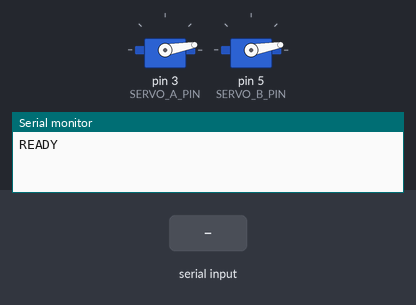
Recording of a sketch running on a simulated Arduino Uno, built with avr-gcc and run on an emulated ATmega328P. Shown: 2 × servo, the last lines printed to the serial monitor. The inputs (shaded band) are chosen by the test bench.

Above: at 1.2 s.
1.3 s: "P" received over Serial
At 2.3 s:
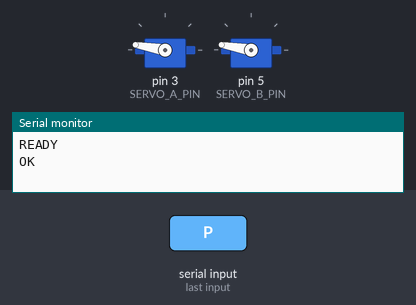
2.8 s: byte 51 ('3') received over Serial
At 3.5 s:
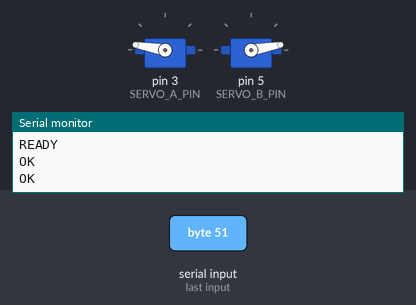
4.3 s: "R" received over Serial
At 4.6 s:
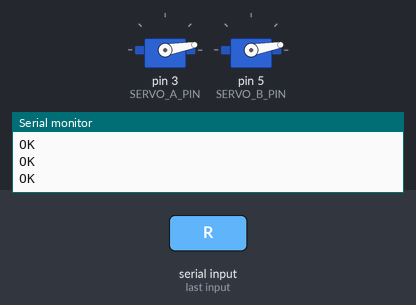
5.8 s: byte 52 ('4') received over Serial
At 7.0 s:
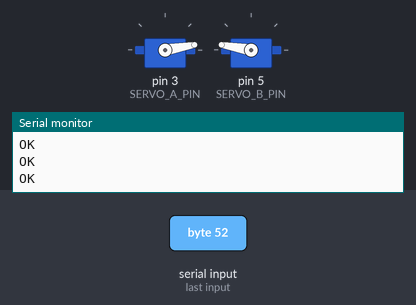
7.3 s: "r" received over Serial
At 8.1 s:
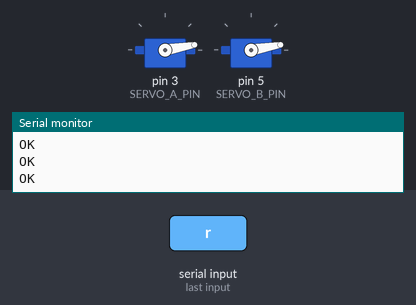
Timing chart, 0 to 9.8 s (numbered marks = the images above; inputs shaded):
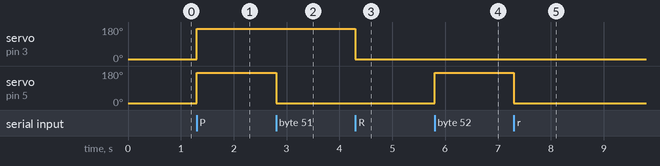

The sketch:

rps_robot_hand.ino
```cpp
/*
 * Rock-Paper-Scissors Robot Hand Controller (2-servo version)
 *
 * Receives a single character over serial from Python:
 *   'R' = Rock     (both servos clench — all fingers closed)
 *   'P' = Paper    (both servos relax — all fingers open)
 *   'S' = Scissors (servo 1 relax, servo 2 clench — index+middle out, rest folded)
 *   'N' = Neutral  (both clenched, same as Rock — rest position)
 *
 * Responds with 'OK\n' after reaching position.
 *
 * Wiring:
 *   Servo 1 (index + middle fingers)       -> D3
 *   Servo 2 (ring + pinky + thumb)         -> D5
 */

#include <Servo.h>

// ─── Pin assignments ───────────────────────────────────────
#define SERVO_A_PIN  3   // Index + middle fingers
#define SERVO_B_PIN  5   // Ring + pinky + thumb

// ─── Servo angle calibration ──────────────────────────────
// ENGAGED = the servo is pulling / clenching
// RELAXED = the servo is released / not pulling
// Adjust these to match your hand's actual range of motion.

#define SERVO_A_ENGAGED   10
#define SERVO_A_RELAXED  170

#define SERVO_B_ENGAGED   10
#define SERVO_B_RELAXED  170

// ─── Servo objects ─────────────────────────────────────────
Servo servoA;  // index + middle
Servo servoB;  // ring + pinky + thumb

// ─── Gesture definitions ──────────────────────────────────

void gestureRock() {
  // Both servos clench — full fist
  servoA.write(SERVO_A_ENGAGED);
  servoB.write(SERVO_B_ENGAGED);
}

void gesturePaper() {
  // Both servos relax — all fingers open
  servoA.write(SERVO_A_RELAXED);
  servoB.write(SERVO_B_RELAXED);
}

void gestureScissors() {
  // Servo A relaxed (index+middle extended), Servo B engaged (other 3 folded)
  servoA.write(SERVO_A_RELAXED);
  servoB.write(SERVO_B_ENGAGED);
}

void gestureNeutral() {
  // Rest position — both clenched (same as Rock).
  gestureRock();
}

// ─── Setup ─────────────────────────────────────────────────
void setup() {
  Serial.begin(115200);

  servoA.attach(SERVO_A_PIN);
  servoB.attach(SERVO_B_PIN);

  gestureNeutral();

  Serial.println("READY");
}

// ─── Main loop ─────────────────────────────────────────────
void loop() {
  if (Serial.available() > 0) {
    char cmd = Serial.read();

    // Flush any extra bytes (e.g. newline characters)
    while (Serial.available() > 0) {
      Serial.read();
    }

    switch (cmd) {
      case 'R':
      case 'r':
        gestureRock();
        Serial.println("OK");
        break;

      case 'P':
      case 'p':
        gesturePaper();
        Serial.println("OK");
        break;

      case 'S':
      case 's':
        gestureScissors();
        Serial.println("OK");
        break;

      case 'N':
      case 'n':
        gestureNeutral();
        Serial.println("OK");
        break;

      case '?':
        Serial.println("READY");
        break;

      // Individual servo test commands — move ONE servo without touching
      // the other. Useful for wiring checks and calibration.
      case '1':  // Servo A engaged
        servoA.write(SERVO_A_ENGAGED);
        Serial.println("OK");
        break;
      case '2':  // Servo A relaxed
        servoA.write(SERVO_A_RELAXED);
        Serial.println("OK");
        break;
      case '3':  // Servo B engaged
        servoB.write(SERVO_B_ENGAGED);
        Serial.println("OK");
        break;
      case '4':  // Servo B relaxed
        servoB.write(SERVO_B_RELAXED);
        Serial.println("OK");
        break;

      default:
        Serial.println("ERR");
        break;
    }
  }
}
```

Measured:
- after the input at 1.3 s, servo on pin 3 (SERVO_A_PIN), servo on pin 5 (SERVO_B_PIN): 10° → 170° at once
- after the input at 2.8 s, servo on pin 5 (SERVO_B_PIN): 170° → 10° at once
- after the input at 4.3 s, servo on pin 3 (SERVO_A_PIN): 170° → 10° at once
- after the input at 5.8 s, servo on pin 5 (SERVO_B_PIN): 10° → 170° at once
- after the input at 7.3 s, servo on pin 5 (SERVO_B_PIN): 170° → 10° at once
